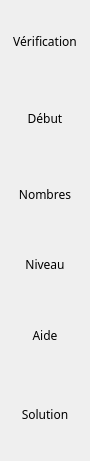
          <widget class="QFrame" name="frmIcones">
           <property name="geometry">
            <rect>
             <x>923</x>
             <y>76</y>
             <width>90</width>
             <height>461</height>
            </rect>
           </property>
           <property name="minimumSize">
            <size>
             <width>0</width>
             <height>60</height>
            </size>
           </property>
           <property name="maximumSize">
            <size>
             <width>90</width>
             <height>16777215</height>
            </size>
           </property>
           <property name="lineWidth">
            <number>0</number>
           </property>
           <layout class="QGridLayout" name="layoutIcones">
            <property name="leftMargin">
             <number>0</number>
            </property>
            <property name="topMargin">
             <number>0</number>
            </property>
            <property name="rightMargin">
             <number>0</number>
            </property>
            <property name="bottomMargin">
             <number>0</number>
            </property>
            <property name="horizontalSpacing">
             <number>2</number>
            </property>
            <property name="verticalSpacing">
             <number>0</number>
            </property>
            <item row="0" column="1">
             <widget class="AbulEduFlatBoutonV1" name="btnVerifier">
              <property name="minimumSize">
               <size>
                <width>0</width>
                <height>69</height>
               </size>
              </property>
              <property name="maximumSize">
               <size>
                <width>16777215</width>
                <height>16777215</height>
               </size>
              </property>
              <property name="font">
               <font>
                <family>Andika Basic</family>
                <weight>50</weight>
                <bold>false</bold>
               </font>
              </property>
              <property name="cursor">
               <cursorShape>PointingHandCursor</cursorShape>
              </property>
              <property name="toolTip">
               <string/>
              </property>
              <property name="whatsThis">
               <string notr="true">verification</string>
              </property>
              <property name="text">
               <string>Vérification</string>
              </property>
              <property name="iconSize">
               <size>
                <width>50</width>
                <height>50</height>
               </size>
              </property>
              <property name="flat">
               <bool>true</bool>
              </property>
              <property name="IconeNormale" stdset="0">
               <string notr="true">:/data/images/verification</string>
              </property>
              <property name="IconeSurvol" stdset="0">
               <string notr="true">:/data/images/verificationHover</string>
              </property>
              <property name="IconePressed" stdset="0">
               <string notr="true">:/data/images/verificationPressed</string>
              </property>
              <property name="IconeDisabled" stdset="0">
               <string notr="true">:/data/images/verificationDisabled</string>
              </property>
              <property name="CouleurTexteNormale" stdset="0">
               <string notr="true">white</string>
              </property>
              <property name="CouleurTexteSurvol" stdset="0">
               <string notr="true">red</string>
              </property>
              <property name="BackgroundAlignement" stdset="0">
               <string notr="true">center top</string>
              </property>
              <property name="TexteAlignement" stdset="0">
               <string notr="true">Qt::AlignBottom</string>
              </property>
             </widget>
            </item>
            <item row="5" column="1">
             <widget class="AbulEduFlatBoutonV1" name="btnNiveaux">
              <property name="sizePolicy">
               <sizepolicy hsizetype="Minimum" vsizetype="Fixed">
                <horstretch>0</horstretch>
                <verstretch>0</verstretch>
               </sizepolicy>
              </property>
              <property name="minimumSize">
               <size>
                <width>0</width>
                <height>56</height>
               </size>
              </property>
              <property name="maximumSize">
               <size>
                <width>16777215</width>
                <height>16777215</height>
               </size>
              </property>
              <property name="font">
               <font>
                <family>Andika Basic</family>
                <weight>50</weight>
                <bold>false</bold>
               </font>
              </property>
              <property name="cursor">
               <cursorShape>PointingHandCursor</cursorShape>
              </property>
              <property name="toolTip">
               <string/>
              </property>
              <property name="whatsThis">
               <string notr="true">niveaux</string>
              </property>
              <property name="text">
               <string>Niveau</string>
              </property>
              <property name="iconSize">
               <size>
                <width>50</width>
                <height>50</height>
               </size>
              </property>
              <property name="flat">
               <bool>true</bool>
              </property>
              <property name="IconeNormale" stdset="0">
               <string notr="true">:/data/images/niveaux</string>
              </property>
              <property name="IconeSurvol" stdset="0">
               <string notr="true">:/data/images/niveauxHover</string>
              </property>
              <property name="IconePressed" stdset="0">
               <string notr="true">:/data/images/niveauxPressed</string>
              </property>
              <property name="IconeDisabled" stdset="0">
               <string notr="true">:/data/images/niveauxDisabled</string>
              </property>
              <property name="CouleurTexteNormale" stdset="0">
               <string notr="true">white</string>
              </property>
              <property name="CouleurTexteSurvol" stdset="0">
               <string notr="true">red</string>
              </property>
              <property name="BackgroundAlignement" stdset="0">
               <string notr="true">center top</string>
              </property>
              <property name="TexteAlignement" stdset="0">
               <string notr="true">Qt::AlignBottom</string>
              </property>
             </widget>
            </item>
            <item row="8" column="1">
             <widget class="AbulEduFlatBoutonV1" name="btnInformation">
              <property name="sizePolicy">
               <sizepolicy hsizetype="Minimum" vsizetype="Fixed">
                <horstretch>0</horstretch>
                <verstretch>0</verstretch>
               </sizepolicy>
              </property>
              <property name="minimumSize">
               <size>
                <width>0</width>
                <height>73</height>
               </size>
              </property>
              <property name="maximumSize">
               <size>
                <width>16777215</width>
                <height>16777215</height>
               </size>
              </property>
              <property name="font">
               <font>
                <family>Andika Basic</family>
                <weight>50</weight>
                <bold>false</bold>
               </font>
              </property>
              <property name="cursor">
               <cursorShape>PointingHandCursor</cursorShape>
              </property>
              <property name="toolTip">
               <string/>
              </property>
              <property name="whatsThis">
               <string notr="true">aide</string>
              </property>
              <property name="text">
               <string>Aide</string>
              </property>
              <property name="iconSize">
               <size>
                <width>50</width>
                <height>50</height>
               </size>
              </property>
              <property name="flat">
               <bool>true</bool>
              </property>
              <property name="IconeNormale" stdset="0">
               <string notr="true">:/data/images/aide</string>
              </property>
              <property name="IconeSurvol" stdset="0">
               <string notr="true">:/data/images/aideHover</string>
              </property>
              <property name="IconePressed" stdset="0">
               <string notr="true">:/data/images/aidePressed</string>
              </property>
              <property name="IconeDisabled" stdset="0">
               <string notr="true">:/data/images/aideDisabled</string>
              </property>
              <property name="CouleurTexteNormale" stdset="0">
               <string notr="true">white</string>
              </property>
              <property name="CouleurTexteSurvol" stdset="0">
               <string notr="true">red</string>
              </property>
              <property name="BackgroundAlignement" stdset="0">
               <string notr="true">center top</string>
              </property>
              <property name="TexteAlignement" stdset="0">
               <string notr="true">Qt::AlignBottom</string>
              </property>
             </widget>
            </item>
            <item row="3" column="1">
             <widget class="AbulEduFlatBoutonV1" name="btnDebut">
              <property name="sizePolicy">
               <sizepolicy hsizetype="Minimum" vsizetype="Fixed">
                <horstretch>0</horstretch>
                <verstretch>0</verstretch>
               </sizepolicy>
              </property>
              <property name="minimumSize">
               <size>
                <width>0</width>
                <height>70</height>
               </size>
              </property>
              <property name="maximumSize">
               <size>
                <width>16777215</width>
                <height>16777215</height>
               </size>
              </property>
              <property name="font">
               <font>
                <family>Andika Basic</family>
                <weight>50</weight>
                <bold>false</bold>
               </font>
              </property>
              <property name="cursor">
               <cursorShape>PointingHandCursor</cursorShape>
              </property>
              <property name="toolTip">
               <string/>
              </property>
              <property name="whatsThis">
               <string notr="true">debut</string>
              </property>
              <property name="text">
               <string>Début</string>
              </property>
              <property name="iconSize">
               <size>
                <width>50</width>
                <height>50</height>
               </size>
              </property>
              <property name="flat">
               <bool>true</bool>
              </property>
              <property name="IconeNormale" stdset="0">
               <string notr="true">:/data/images/debut</string>
              </property>
              <property name="IconeSurvol" stdset="0">
               <string notr="true">:/data/images/debutHover</string>
              </property>
              <property name="IconePressed" stdset="0">
               <string notr="true">:/data/images/debutPressed</string>
              </property>
              <property name="IconeDisabled" stdset="0">
               <string notr="true">:/data/images/debutDisabled</string>
              </property>
              <property name="CouleurTexteNormale" stdset="0">
               <string notr="true">white</string>
              </property>
              <property name="CouleurTexteSurvol" stdset="0">
               <string notr="true">red</string>
              </property>
              <property name="BackgroundAlignement" stdset="0">
               <string notr="true">center top</string>
              </property>
              <property name="TexteAlignement" stdset="0">
               <string notr="true">Qt::AlignBottom</string>
              </property>
             </widget>
            </item>
            <item row="9" column="1">
             <widget class="AbulEduFlatBoutonV1" name="btnAbandonner">
              <property name="minimumSize">
               <size>
                <width>0</width>
                <height>70</height>
               </size>
              </property>
              <property name="maximumSize">
               <size>
                <width>16777215</width>
                <height>16777215</height>
               </size>
              </property>
              <property name="font">
               <font>
                <family>Andika Basic</family>
                <weight>50</weight>
                <bold>false</bold>
               </font>
              </property>
              <property name="cursor">
               <cursorShape>PointingHandCursor</cursorShape>
              </property>
              <property name="toolTip">
               <string/>
              </property>
              <property name="whatsThis">
               <string notr="true">solution</string>
              </property>
              <property name="text">
               <string>Solution</string>
              </property>
              <property name="iconSize">
               <size>
                <width>50</width>
                <height>50</height>
               </size>
              </property>
              <property name="flat">
               <bool>true</bool>
              </property>
              <property name="IconeNormale" stdset="0">
               <string notr="true">:/data/images/solution</string>
              </property>
              <property name="IconeSurvol" stdset="0">
               <string notr="true">:/data/images/solutionHover</string>
              </property>
              <property name="IconePressed" stdset="0">
               <string notr="true">:/data/images/solutionPressed</string>
              </property>
              <property name="IconeDisabled" stdset="0">
               <string notr="true">:/data/images/solutionDisabled</string>
              </property>
              <property name="TexteAlignement" stdset="0">
               <string notr="true">Qt::AlignBottom</string>
              </property>
              <property name="CouleurTexteNormale" stdset="0">
               <string notr="true">white</string>
              </property>
              <property name="CouleurTexteSurvol" stdset="0">
               <string notr="true">red</string>
              </property>
              <property name="BackgroundAlignement" stdset="0">
               <string notr="true">center top</string>
              </property>
             </widget>
            </item>
            <item row="4" column="1">
             <widget class="AbulEduFlatBoutonV1" name="btnNombres">
              <property name="sizePolicy">
               <sizepolicy hsizetype="Minimum" vsizetype="Fixed">
                <horstretch>0</horstretch>
                <verstretch>0</verstretch>
               </sizepolicy>
              </property>
              <property name="minimumSize">
               <size>
                <width>0</width>
                <height>69</height>
               </size>
              </property>
              <property name="maximumSize">
               <size>
                <width>16777215</width>
                <height>16777215</height>
               </size>
              </property>
              <property name="font">
               <font>
                <family>Andika Basic</family>
                <weight>50</weight>
                <bold>false</bold>
               </font>
              </property>
              <property name="cursor">
               <cursorShape>PointingHandCursor</cursorShape>
              </property>
              <property name="toolTip">
               <string/>
              </property>
              <property name="whatsThis">
               <string notr="true">nombres</string>
              </property>
              <property name="text">
               <string>Nombres</string>
              </property>
              <property name="iconSize">
               <size>
                <width>50</width>
                <height>50</height>
               </size>
              </property>
              <property name="flat">
               <bool>true</bool>
              </property>
              <property name="IconeNormale" stdset="0">
               <string notr="true">:/data/images/nombres</string>
              </property>
              <property name="IconeSurvol" stdset="0">
               <string notr="true">:/data/images/nombresHover</string>
              </property>
              <property name="IconePressed" stdset="0">
               <string notr="true">:/data/images/nombresPressed</string>
              </property>
              <property name="IconeDisabled" stdset="0">
               <string notr="true">:/data/images/nombresDisabled</string>
              </property>
              <property name="CouleurTexteNormale" stdset="0">
               <string notr="true">white</string>
              </property>
              <property name="CouleurTexteSurvol" stdset="0">
               <string notr="true">red</string>
              </property>
              <property name="BackgroundAlignement" stdset="0">
               <string notr="true">center top</string>
              </property>
              <property name="TexteAlignement" stdset="0">
               <string notr="true">Qt::AlignBottom</string>
              </property>
             </widget>
            </item>
           </layout>
          </widget>
